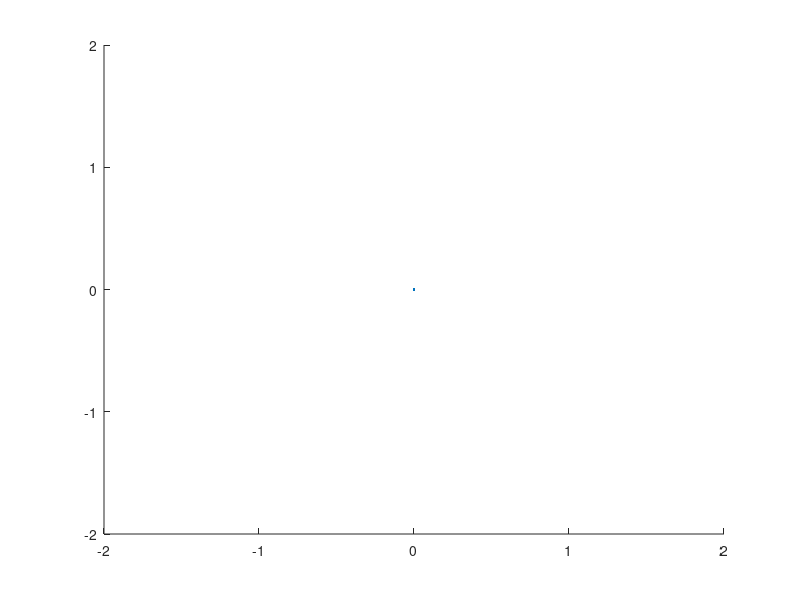

The MATLAB script that drew this image: (Note: this script raises an error after producing the figure.)
% Стартовая программа для демонстрации случайных блужданий
n =500; % Число частиц
dh =.02; % Параметр случайного распределения
% Задание вектор-столбцов координат точек
y =1:n; y=zeros(size(y));
y=y'; x =zeros(size(y));
%h=plot(x,y,'k.'); % Вывод начального положения точек
h=line([0],[0]);
axis([-2 2 -2 2 ]); % Задание осей
% Определение режима перерисовки и размера точек
set(h,'EraseMode','background','MarkerSize',3,'LineStyle','.');
pause(1); % Пауза для вывода графика на экран
i=0; % Начальное значение

dn=0:0.02:2;
a=0;
b=0;
ac=dh*dh/3;
lh=line([0],[0]);
le=line([0],[0]);
set(lh,'Color','r');
nc=0;
while nc < 10000 % neБесконечный цикл
nc=nc+1;
i=i+1;
x=x+dh*(2*rand(n,1)-1); % Случайные смещения x-координаты
y=y+dh*(2*rand(n,1)-1); % Случайные смещения y-координаты
% Смена координат точек на рисунке
set(h,'XData',x,'YData',y,'Color','k');
r=sqrt(x.*x+y.*y);
[a,b] = hist(r,dn);
[a,b] = stairs(a,b);
%c = exp(-b.*b/2/nc/dh/dh)/sqrt(2*nc*pi*dh*dh)/10;
c = (b.*2*pi*0.02*n/5.7).*exp(-b.*b/(2*i*ac))/(i*ac)/n*5;
set(lh, 'XData', b,'YData',a/n*5-2);
set(le, 'XData', b,'YData',c-2);
pause(0.01);
end;
